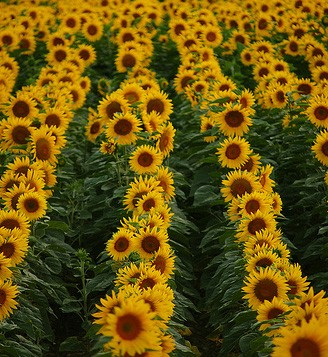
//> input picture sunflower.jpeg, 328 x 357 px
$ ./main ../../../sunflower.jpeg harris 2 0.5 2   (built with g++ and OpenCV 4)
//> lines starting //> are read from the running program, lines starting //| are printed output that depends on the picture
//> in execute, srcImg is the input picture: 357 rows x 328 cols, CV_8UC3; mean B, G, R 13.9, 83.5, 104.5
### Lab03-HCMUS/Source/1712822_Lab03/Blob.h
/**
*    author:  Khanh-Toan Nguyen, 1712822, 17TN, HCMUS.
*    created: 20.05.2020 16:50:40
**/

#ifndef BLOB_H
#define BLOB_H

#include "Utils.h"

class BlobDetector {
public:
	set<tuple<int, int, float>> detectBlob(const Mat &source, float signma = 1.0, float k = sqrt(2), float thresholdMax = 0.3);
	void showBlobPoint_BlobDetector(const Mat &source, set<tuple<int, int, float>> blobPoints, bool wait_Key = true);

	set<tuple<int, int, float>> detectDOG(const Mat &source, float signma = 1.0, float k = sqrt(2), float thresholdMax = 0.3);
	void showBlobPoint_DOGDetector(const Mat &source, set<tuple<int, int, float>> blobPoints, bool wait_Key = true);
};

#endif

### Lab03-HCMUS/Source/1712822_Lab03/Utils.h
/**
*    author:  Khanh-Toan Nguyen, 1712822, 17TN, HCMUS.
*    created: 20.05.2020 15:35:45
**/

#ifndef UTILS_H
#define UTILS_H
#define OPENCV_TRAITS_ENABLE_DEPRECATED

#include<iostream>
#include<cmath>
#include<vector>
#include<set>
#include<fstream>
#include"Libraries/Headers/opencv2/features2d/features2d.hpp"
#include"Libraries/Headers/opencv2/flann/flann.hpp"
#include"Libraries/Headers/opencv2/ml/ml.hpp"
#include"Libraries/Headers/opencv2/imgproc/imgproc.hpp"
#include"Libraries/Headers/opencv2/highgui/highgui.hpp"

using namespace std;
using namespace cv;

#define EPS 1e-6

Mat convertToGrayScale(const Mat &source);

void printMatrixInfo(const Mat &source);
float getValueOfMatrix(const Mat &source, int y, int x);
void setValueOfMatrix(Mat &source, int y, int x, float value);
float getMaxValueOfMatrix(const Mat &source);

Mat createSobelX();
Mat createSobelY();
Mat createGaussianKernel(int gaussianSize = 5, float signma = 1.0, bool divide = true, bool size_with_signma = false);
Mat createLoG_Kernel(int gaussianSize = 5, float signma = 1.0, bool normalized = false, bool size_with_signma = false);

Mat multiplyElementWise(const Mat& mat1, const Mat& mat2);
Mat mimusElementWise(const Mat& mat1, const Mat& mat2);

#endif

### Lab03-HCMUS/Source/1712822_Lab03/Harris.h
/**
*    author:  Khanh-Toan Nguyen, 1712822, 17TN, HCMUS.
*    created: 20.05.2020 15:50:40
**/

#ifndef HARRIS_H
#define HARRIS_H

#include"Utils.h"

class CornerPoint {
public:
	float r_value;
	int x, y;
public:
	CornerPoint(float r_val, int y_val, int x_val) : r_value(r_val), y(y_val), x(x_val) {};

	bool operator < (const CornerPoint &other) {
		return r_value < other.r_value;
	}
};
class HarrisDetector {
public:
	vector<CornerPoint> detectHarris(const Mat &source, float k = 0.05, float alpha = 0.01, float d = 10);
	void showCornerPoint(const Mat& source, const vector<CornerPoint> &cornerPoints, bool wait_Key = true);
};

#endif

### Lab03-HCMUS/Source/1712822_Lab03/Utils.cpp
/**
*    author:  Khanh-Toan Nguyen, 1712822, 17TN, HCMUS.
*    created: 20.05.2020 15:40:45
**/

#include"Utils.h"

Mat convertToGrayScale(const Mat &source) {
	Mat dst;
	cvtColor(source, dst, COLOR_BGR2GRAY);
	return dst;
}

void printMatrixInfo(const Mat &source) {
	int typeMatrix = source.type();
//> typeMatrix = 16
	string printOut;

	uchar depth = typeMatrix & CV_MAT_DEPTH_MASK;
//> depth = 0
	uchar chans = 1 + (typeMatrix >> CV_CN_SHIFT);
//> chans = 3

	switch (depth) {
		case CV_8U:  printOut = "8U"; break;
		case CV_8S:  printOut = "8S"; break;
		case CV_16U: printOut = "16U"; break;
		case CV_16S: printOut = "16S"; break;
		case CV_32S: printOut = "32S"; break;
		case CV_32F: printOut = "32F"; break;
		case CV_64F: printOut = "64F"; break;
		default:     printOut = "User"; break;
	}

	printOut += "C";
	printOut += (chans + '0');
//> printOut = "8UC3"

	cout << printOut << " " << source.rows << "x" << source.cols << endl;
//| 8UC3 357x328
}

float getValueOfMatrix(const Mat &source, int y, int x) {
	int typeMatrix = source.type();
	uchar depth = typeMatrix & CV_MAT_DEPTH_MASK;

	switch (depth) {
		//case CV_8U:  return (float)source.at<uchar>(y, x);
		case CV_32F: return source.at<float>(y, x); break;
		default:     return (float)source.at<uchar>(y, x); break;
	}
}

void setValueOfMatrix(Mat &source, int y, int x, float value) {
	int typeMatrix = source.type();
	uchar depth = typeMatrix & CV_MAT_DEPTH_MASK;

	switch (depth) {
		case CV_32F: source.at<float>(y, x) = value; break;
		default:     source.at<uchar>(y, x) = (uchar)value; break;
	}
}

// [7 lines left out: function getMaxValueOfMatrix, not called in this run]

Mat createGaussianKernel(int gaussianSize, float signma, bool divide, bool size_with_signma){
//> called with gaussianSize = 5, signma = 1, divide = true, size_with_signma = false
	if (size_with_signma == false)
		assert(gaussianSize % 2 == 1);
	else
		gaussianSize = (int) 2 * ceil(3 * signma) + 1;

	Mat gaussianKernel = Mat::zeros(gaussianSize, gaussianSize, CV_32FC1);
	float sum = 0.0;
	float var = 2 * signma * signma;
	float r, pi = 2 * acos(0);

	for (int y = -(gaussianSize / 2); y <= gaussianSize / 2; ++y) {
		for (int x = -(gaussianSize / 2); x <= gaussianSize / 2; ++x) {
			r = sqrt(x*x + y*y);
			gaussianKernel.at<float>(y + gaussianSize / 2, x + gaussianSize / 2) = exp(-(r*r) / var) / (pi*var);
			sum += gaussianKernel.at<float>(y + gaussianSize / 2, x + gaussianSize / 2);
		}
	}
	if (divide == true) {
		for (int i = 0; i < gaussianSize; ++i)
			for (int j = 0; j < gaussianSize; ++j)
				gaussianKernel.at<float>(i, j) = gaussianKernel.at<float>(i, j) * 1.0 / sum;
	}

	return gaussianKernel;
}
Mat createSobelX() {
	return (Mat_<float>(3, 3) << -1, 0, 1,
		-2, 0, 2,
		-1, 0, 1);
}
Mat createSobelY() {
	return (Mat_<float>(3, 3) << -1, -2, -1,
		0, 0, 0,
		1, 2, 1);
}

Mat multiplyElementWise(const Mat& mat1, const Mat& mat2) {
	assert(mat1.rows == mat2.rows && mat1.cols == mat2.cols);

	int height = mat1.rows, width = mat2.cols;
	Mat res = mat1.clone();

	for (int y = 0; y < height; ++y)
		for (int x = 0; x < width; ++x) {
			float multiply_res = getValueOfMatrix(mat1, y, x) * getValueOfMatrix(mat2, y, x);
			setValueOfMatrix(res, y, x, multiply_res);
		}

	return res;
}

// [38 lines left out: functions mimusElementWise, createLoG_Kernel, not called in this run]

### Lab03-HCMUS/Source/1712822_Lab03/Harris.cpp
/**
*    author:  Khanh-Toan Nguyen, 1712822, 17TN, HCMUS.
*    created: 20.05.2020 15:50:50
**/

#include "Harris.h"

vector<CornerPoint> HarrisDetector::detectHarris(const Mat &source, float k, float alpha, float d){
	/* Step 1: Convert Image to GrayScale */
	Mat srcGray = convertToGrayScale(source);

	/* Step 2: Blur the image to reduce noise */
	Mat srcGrayBlur, gaussianKernel5x5 = createGaussianKernel();
	filter2D(srcGray, srcGrayBlur, -1, gaussianKernel5x5);
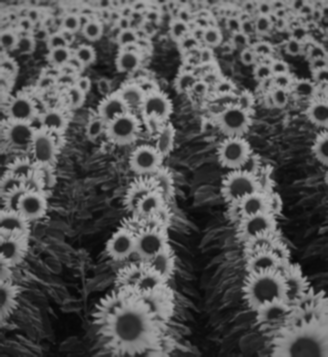
//> srcGrayBlur: 357 rows x 328 cols, CV_8UC1; min 6, max 179, mean 81.9

	/* Step 3: compute gradient Gx, Gy */
	Mat gradient_x, gradient_y;
	Mat sobel_x = createSobelX(), sobel_y = createSobelY();

	filter2D(srcGrayBlur, gradient_x, CV_32FC1, sobel_x);
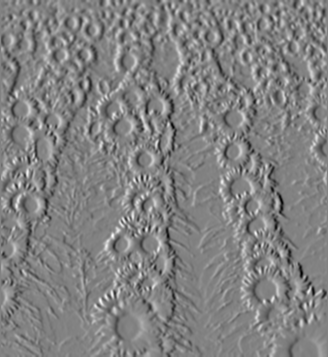
//> gradient_x: 357 rows x 328 cols, CV_32FC1; min -395, max 378, mean -0.4; drawn with min black and max white
	filter2D(srcGrayBlur, gradient_y, CV_32FC1, sobel_y);
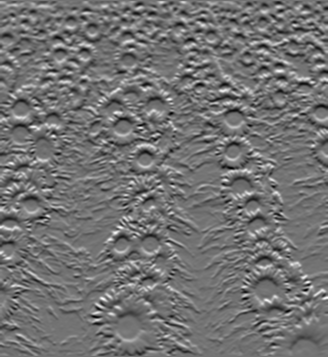
//> gradient_y: 357 rows x 328 cols, CV_32FC1; min -302, max 365, mean -1.5; drawn with min black and max white

	/* Step 4: compute (Gx)^2, (Gy)^2, Gx.Gy and then apply convolution with window function (gaussian function) */

	Mat gradient_x_square = multiplyElementWise(gradient_x, gradient_x);
	Mat gradient_y_square = multiplyElementWise(gradient_x, gradient_y);
//> after the loop in multiplyElementWise (call 2), `for (int y = 0; y < height; ++y)`:
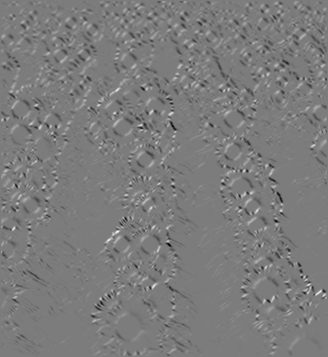
//> res: 357 rows x 328 cols, CV_32FC1; min -66885, max 70125, mean -121.7; drawn with min black and max white
	Mat gradient_x_y = multiplyElementWise(gradient_y, gradient_y);
//> after the loop in multiplyElementWise (call 3), `for (int y = 0; y < height; ++y)`:
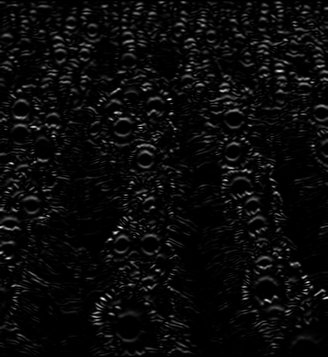
//> res: 357 rows x 328 cols, CV_32FC1; min 0, max 133225, mean 5569.6; drawn with min black and max white

	filter2D(gradient_x_square, gradient_x_square, CV_32FC1, createGaussianKernel(3, 1));
	filter2D(gradient_y_square, gradient_y_square, CV_32FC1, createGaussianKernel(3, 1));
	filter2D(gradient_x_y, gradient_x_y, CV_32FC1, createGaussianKernel(3, 1));
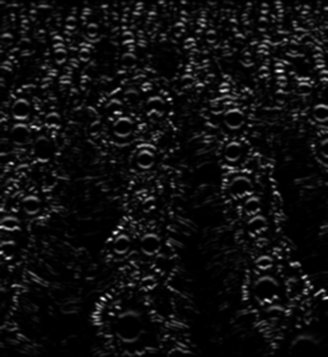
//> gradient_x_y: 357 rows x 328 cols, CV_32FC1; min 0, max 91085, mean 5572.9; drawn with min black and max white

	/* Step 5: create a matrix 2x2 M at each position (y, x) = [[gradient_x_square, gradient_x_y], [gradient_x_y, gradient_y_square]]
				then we have R[y, x] = det(M) - k. (trace(M))^2 */
	float r_max = -1e9;
	Mat R = Mat::zeros(source.size(), CV_32FC1);

	for (int y = 0; y < R.rows; ++y) {
		for (int x = 0; x < R.cols; ++x) {
			/* create matrix 2x2 M */
			Mat M = Mat::zeros(2, 2, CV_32FC1);
			setValueOfMatrix(M, 0, 0, getValueOfMatrix(gradient_x_square, y, x));
			setValueOfMatrix(M, 0, 1, getValueOfMatrix(gradient_x_y, y, x));
			setValueOfMatrix(M, 1, 0, getValueOfMatrix(gradient_x_y, y, x));
			setValueOfMatrix(M, 1, 1, getValueOfMatrix(gradient_y_square, y, x));

			/* compute det(M) and trace(M) */
			float det_M = getValueOfMatrix(M, 0, 0) * getValueOfMatrix(M, 1, 1)
										- getValueOfMatrix(M, 1, 0) * getValueOfMatrix(M, 0, 1);

			float trace_M = getValueOfMatrix(M, 0, 0) + getValueOfMatrix(M, 1, 1);

			float r_val = det_M - k * trace_M * trace_M;
			r_max = max(r_max, r_val);

			setValueOfMatrix(R, y, x, r_val);
		}
	}
//> this loop made 357 passes
//> r_max on passes 1 to 3: -4136.2, -4136.2, -4136.2
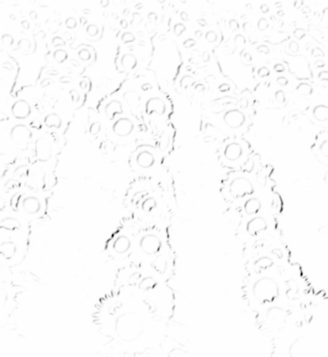
//> R: 357 rows x 328 cols, CV_32FC1; min -2.54e+10, max -5.68, mean -345847424; drawn with min black and max white
//> after the loop, r_max = -5.68

	/* Step 6: 6.1. Compare value of R with threshold
			   6.2. Non-maximum Suppression to suppress some consecutive corner-point within Distance range.
			   -> output set<pair<int,int>>: nms_corner_points */
	//6.1
	vector<CornerPoint> corner_points;

	for (int y = 0; y < R.rows; ++y) {
		for (int x = 0; x < R.cols; ++x) {
			float r_val = getValueOfMatrix(R, y, x);
			if (r_val > alpha * r_max)
				corner_points.push_back(CornerPoint(r_val, y, x));
		}
	}
//> after the loop, corner_points = 0 items
	sort(corner_points.begin(), corner_points.end());
	reverse(corner_points.begin(), corner_points.end());

	//6.2
	vector<CornerPoint> nms_corner_points;

	for (CornerPoint point_1 : corner_points) {
		if (nms_corner_points.size() > 0) {
			bool not_found = true;
			for (CornerPoint point_2 : nms_corner_points)
				not_found &= (abs(point_1.x - point_2.x) >= d) || (abs(point_1.y - point_2.y) >= d);

			if (not_found == true)
				nms_corner_points.push_back(point_1);
		}
		else
			nms_corner_points.push_back(point_1);
	}
//> this loop made 0 passes
//> after the loop, nms_corner_points = 0 items
	return nms_corner_points;
	/* Step 7: Store result (Optional) */

	//printMatrixInfo(dst);
}

void HarrisDetector::showCornerPoint(const Mat& source, const vector<CornerPoint> &cornerPoints, bool wait_Key) {
	Mat dst = source.clone();
	for (CornerPoint point : cornerPoints)
		circle(dst, Point(point.x, point.y), 4, Scalar(0, 0, 255), 2, 8, 0);//(y,x) -> Point(x,y)

	namedWindow("cornersDetector_Harris");
	imshow("cornersDetector_Harris", dst);
	if (wait_Key) waitKey(0);
	else
		_sleep(5000);
}

### Lab03-HCMUS/Source/1712822_Lab03/main.cpp
/**
*    author:  Khanh-Toan Nguyen, 1712822, 17TN, HCMUS.
*    created: 20.05.2020 15:40:30
**/

#include"Harris.h"
#include"Blob.h"
#include"Sift.h"

void execute(int argc, const vector<string> &argv);
void help();

int main(int argc, char** argv)
{
	vector<string> argv_str(argc);
	for (int i = 0; i < argc; ++i)
		argv_str[i] = argv[i];

	execute(argc, argv_str);

	return 0;
}

void execute(int argc, const vector<string> &argv) {
	/*
	Ma lenh:
	+ Harris: "[ten_chuong_trinh] [duong_dan_anh] harris [tham_so_k](vd: 0.05) [tham_so_alpha](vd: 0.01)"
	+ Blob: "[ten_chuong_trinh] [duong_dan_anh] blob [tham_so_threshold_max](vd: 0.3) [tham_so_signma](vd: 1.0) [tham_so_k](vd: 1.41421356)"
	+ Dog: "[ten_chuong_trinh] [duong_dan_anh] dog [tham_so_threshold_max](vd: 0.3) [tham_so_signma](vd: 1.0) [tham_so_k](vd: 1.41421356)"
	+ Sift: "[ten_chuong_trinh] [duong_dan_anh] sift [n_octave](vd: 4) [n_scales](vd: 5) [tham_so_signma](vd: 1.6)"
	+ Matching: "[ten_chuong_trinh] [duong_dan_anh_train] matching [duong_dan_anh_test] [tham_so_octave](vd: 1)"
	*/
	if (argc < 2)
		help();
	else {
		Mat srcImg = imread(argv[1], IMREAD_COLOR);
		if (srcImg.empty()) {
			cout << "Khong tim thay anh argv[1] " << endl;
			return;
		}
		cout << "The argv[1] image information: ";
		printMatrixInfo(srcImg); //cout << endl;


		if (argc == 2) {
			imshow("Source_Image", srcImg);

			help(); return;
		}
		if (argv[2] == "harris") {
			imshow("Source_Image", srcImg);

			HarrisDetector harrisDetector;
			float k, alpha;

			(argv.size() >= 4) ? (k = stof(argv[3])) : (k = 0.05);
			(argv.size() >= 5) ? (alpha = stof(argv[4])) : (alpha = 0.01);

			vector<CornerPoint> cornerPoints = harrisDetector.detectHarris(srcImg, k, alpha);
//> cornerPoints = 0 items
			harrisDetector.showCornerPoint(srcImg, cornerPoints);
		}
		else if (argv[2] == "blob" || argv[2] == "dog") {
			imshow("Source_Image", srcImg);

			BlobDetector blobDetector;
			float k, signma, threshold_max;
			set<tuple<int, int, float>> blobPoints;

			(argv.size() >= 4) ? (threshold_max = stof(argv[3])) : (threshold_max = 0.3);
			(argv.size() >= 5) ? (signma = stof(argv[4])) : (signma = 1.0);
			(argv.size() >= 6) ? (k = stof(argv[5])) : (k = sqrt(2));

			if (argv[2] == "blob") {
				blobPoints = blobDetector.detectBlob(srcImg, signma, k, threshold_max);
				blobDetector.showBlobPoint_BlobDetector(srcImg, blobPoints);
			}
			else {
				blobPoints = blobDetector.detectDOG(srcImg, signma, k, threshold_max);
				blobDetector.showBlobPoint_DOGDetector(srcImg, blobPoints);
			}
		}
		else if (argv[2] == "sift") {
			imshow("Source_Image", srcImg);

			SiftDetector siftDetector;
			int n_octave, n_scales;
			float signma;

			(argv.size() >= 4) ? (n_octave = stoi(argv[3])) : (n_octave = 4);
			(argv.size() >= 5) ? (n_scales = stoi(argv[4])) : (n_scales = 5);
			(argv.size() >= 6) ? (signma = stof(argv[5])) : (signma = 1.6);

			if (n_octave < 2) n_octave += (2 - n_octave);
			if (n_scales < 3) n_scales += (3 - n_scales);

			vector<vector<myKeyPoint>> key_points = siftDetector.siftDetector(srcImg, n_octave, n_scales, signma);
			siftDetector.show_SIFT_key_points(srcImg, key_points, 1, n_octave);
		}
		else if (argv[2] == "matching") {
			int octave;
			SiftDetector siftDetector;

			(argv.size() >= 5) ? (octave = stoi(argv[4])) : (octave = 1);

			if (octave >= 4 || octave < 0) octave = 1;

			Mat testImg = imread(argv[3], IMREAD_COLOR);
			if (testImg.empty()) {
				cout << "Khong tim thay anh argv[3] " << endl;
				return;
			}
			cout << "The argv[3] image information: ";
			printMatrixInfo(testImg); cout << endl;

			if (siftDetector.matchingTwoImages(srcImg, testImg, octave))
				cout << "Matching" << endl;
		}
		else
			help();
	}
}

void help() {
	cout << "Huong dan su dung:" << endl;
	cout << "Harris: " << "[ten_chuong_trinh] [duong_dan_anh] harris [tham_so_k](vd: 0.05) [tham_so_alpha](vd: 0.01)" << endl;
	cout << "Blob: " << "[ten_chuong_trinh] [duong_dan_anh] blob [tham_so_threshold_max](vd: 0.3) [tham_so_signma](vd: 1.0) [tham_so_k](vd: 1.41421356)" << endl;
	cout << "Dog: " << "[ten_chuong_trinh] [duong_dan_anh] dog [tham_so_threshold_max](vd: 0.3) [tham_so_signma](vd: 1.0) [tham_so_k](vd: 1.41421356)" << endl;
	cout << "Sift: " << "[ten_chuong_trinh] [duong_dan_anh] sift [n_octave](vd: 4) [n_scales](vd: 5) [tham_so_signma](vd: 1.6)" << endl;
	cout << "Matching: " << "[ten_chuong_trinh] [duong_dan_anh_train] matching [duong_dan_anh_test] [tham_so_octave](vd: 1)" << endl;
}
